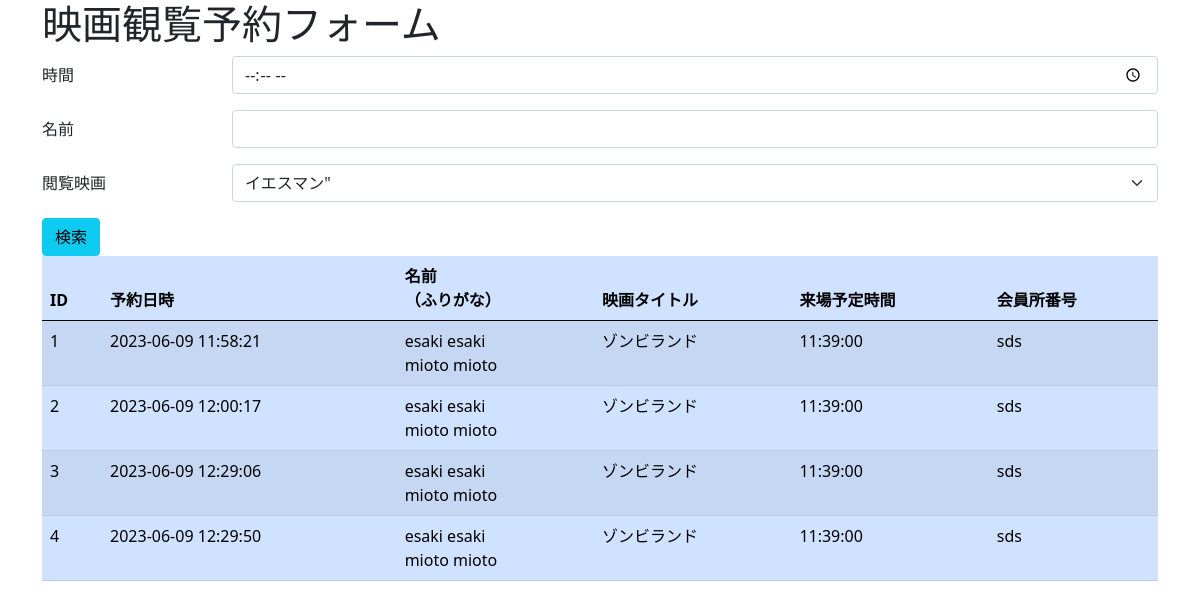
Page /list.php on the committed database.
### tables this page shows
CREATE TABLE `form` (
  `id` int(11) NOT NULL,
  `created_at` datetime NOT NULL DEFAULT CURRENT_TIMESTAMP,
  `namae1` varchar(128) NOT NULL,
  `namae2` varchar(128) NOT NULL,
  `zyuusyo` varchar(128) NOT NULL,
  `denwa` varchar(128) NOT NULL,
  `otona` int(128) NOT NULL,
  `kodomo` int(128) NOT NULL,
  `zikan` time NOT NULL,
  `eiga` varchar(128) NOT NULL,
  `payment` varchar(128) NOT NULL,
  `kanin` varchar(128) NOT NULL,
  `sigoto` varchar(128) NOT NULL
);

### src/list.php (the view, shortened to what this page needs)
<?php
extract($_POST);
$errors = [];
$db_host = 'mysql';
$db_user = 'root';
$db_password = 'test';
$db_db = 'test';
$mysqli = @new mysqli(
    $db_host,
    $db_user,
    $db_password,
    $db_db
);
if ($mysqli->connect_error) {
    $errors[] = "[{$mysqli->connect_errno}]::MySQLのエラーです";
} else {
    $query  = "SELECT id, created_at, namae1,namae2,eiga,zikan,kanin FROM form ORDER BY id ASC";
    $stmt   = $mysqli->prepare($query);
    try {
        $stmt->execute();
        $rows = [];
        $result = $stmt->get_result();
        while ($row = $result->fetch_array(MYSQLI_ASSOC)) {
            $rows[] = $row;
        }
    } catch (Exception $e) {
        $errors[] = "[99999]::{$e->getMessage()}";
    }
}
?>
<!doctype html>
<html lang="en">
<head>
    <link href="https://cdn.jsdelivr.net/npm/bootstrap@5.0.2/dist/css/bootstrap.min.css" rel="stylesheet">
</head>
<body>
    <div class="container">
        <h1>映画観覧予約フォーム</h1>
        <form method="post" action="./list.php">
            <div class="mb-3 row">
                <label for="zikan" class="col-sm-2 col-form-label">時間</label>
                <div class="col-sm-10">
                    <input type="time" name="zikan" class="form-control" id="zikan" value="<?php if(!empty($_POST['zikan'])) echo $_POST['zikan']; ?>">
                </div>
            </div>
            <div class="mb-3 row">
                <label for="namae1" class="col-sm-2 col-form-label">名前</label>
                <div class="col-sm-10">
                    <input type="text" name="namae1" class="form-control" id="namae1">
                </div>
            </div>
            <div class="mb-3 row">
                <label for="movie" class="col-sm-2 col-form-label">閲覧映画</label>
                <div class="col-sm-10">
                    <select class="form-select" name="movie" id="movie">
                        <option selected value="イエスマン">イエスマン"</option>
                    </select>
                </div>
            </div>
            <button type="submit" class="btn btn-info">検索</button>
        </form>
        <?php if (empty($errors)) { ?>
            <table class="table table-primary table-striped">
                <thead>
                    <th>ID</th>
                    <th>予約日時</th>
                    <th>名前<br>（ふりがな）</th>
                    <th>映画タイトル</th>
                    <th>来場予定時間</th>
                    <th>会員所番号</th>
                </thead>
                <tbody>
                    <?php foreach ($rows as $row) { ?>
                        <tr>
                            <td><?php echo htmlspecialchars($row['id']); ?></td>
                            <td><?php echo htmlspecialchars($row['created_at']); ?></td>
                            <td>
                                <?php echo htmlspecialchars("{$row['namae1']} {$row['namae1']}"); ?>
                                <br>
                                <?php echo htmlspecialchars("{$row['namae2']} {$row['namae2']}"); ?>
                            </td>
                            <td><?php echo htmlspecialchars($row['eiga']); ?></td>
                            <td><?php echo htmlspecialchars($row['zikan']); ?></td>
                            <td><?php echo htmlspecialchars($row['kanin']); ?></td>
                        </tr>
                    <?php } ?>
                </tbody>
            </table>
        <?php } else { ?>
            <div class="alert alert-danger" role="alert">
                <?php echo implode("<br>", $errors); ?>
            </div>
        <?php } ?>
    </div>
</body>
</html>

### rows in the picture
form: id "1", created_at "2023-06-09 11:58:21", namae1 "esaki esaki", namae2 "mioto mioto", eiga "ゾンビランド", zikan "11:39:00", kanin "sds"
form: id "2", created_at "2023-06-09 12:00:17", namae1 "esaki esaki", namae2 "mioto mioto", eiga "ゾンビランド", zikan "11:39:00", kanin "sds"
form: id "3", created_at "2023-06-09 12:29:06", namae1 "esaki esaki", namae2 "mioto mioto", eiga "ゾンビランド", zikan "11:39:00", kanin "sds"
form: id "4", created_at "2023-06-09 12:29:50", namae1 "esaki esaki", namae2 "mioto mioto", eiga "ゾンビランド", zikan "11:39:00", kanin "sds"
